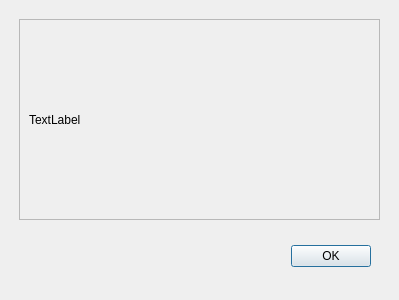
<?xml version="1.0" encoding="UTF-8"?>
<ui version="4.0">
 <class>Dialog</class>
 <widget class="QDialog" name="Dialog">
  <property name="geometry">
   <rect>
    <x>0</x>
    <y>0</y>
    <width>399</width>
    <height>300</height>
   </rect>
  </property>
  <property name="windowTitle">
   <string>Dialog</string>
  </property>
  <widget class="QDialogButtonBox" name="buttonBox">
   <property name="geometry">
    <rect>
     <x>30</x>
     <y>240</y>
     <width>341</width>
     <height>32</height>
    </rect>
   </property>
   <property name="orientation">
    <enum>Qt::Horizontal</enum>
   </property>
   <property name="standardButtons">
    <set>QDialogButtonBox::Ok</set>
   </property>
  </widget>
  <widget class="QWidget" name="verticalLayoutWidget">
   <property name="geometry">
    <rect>
     <x>-1</x>
     <y>-1</y>
     <width>401</width>
     <height>241</height>
    </rect>
   </property>
   <layout class="QVBoxLayout" name="verticalLayout">
    <property name="leftMargin">
     <number>20</number>
    </property>
    <property name="topMargin">
     <number>20</number>
    </property>
    <property name="rightMargin">
     <number>20</number>
    </property>
    <property name="bottomMargin">
     <number>20</number>
    </property>
    <item>
     <widget class="QScrollArea" name="scrollArea">
      <property name="widgetResizable">
       <bool>true</bool>
      </property>
      <widget class="QWidget" name="scrollAreaWidgetContents">
       <property name="geometry">
        <rect>
         <x>0</x>
         <y>0</y>
         <width>359</width>
         <height>199</height>
        </rect>
       </property>
       <property name="minimumSize">
        <size>
         <width>0</width>
         <height>0</height>
        </size>
       </property>
       <property name="baseSize">
        <size>
         <width>0</width>
         <height>0</height>
        </size>
       </property>
       <layout class="QVBoxLayout" name="verticalLayout_2">
        <item>
         <widget class="QLabel" name="label">
          <property name="text">
           <string>TextLabel</string>
          </property>
         </widget>
        </item>
       </layout>
      </widget>
     </widget>
    </item>
   </layout>
  </widget>
 </widget>
 <resources/>
 <connections>
  <connection>
   <sender>buttonBox</sender>
   <signal>accepted()</signal>
   <receiver>Dialog</receiver>
   <slot>accept()</slot>
   <hints>
    <hint type="sourcelabel">
     <x>248</x>
     <y>254</y>
    </hint>
    <hint type="destinationlabel">
     <x>157</x>
     <y>274</y>
    </hint>
   </hints>
  </connection>
  <connection>
   <sender>buttonBox</sender>
   <signal>rejected()</signal>
   <receiver>Dialog</receiver>
   <slot>reject()</slot>
   <hints>
    <hint type="sourcelabel">
     <x>316</x>
     <y>260</y>
    </hint>
    <hint type="destinationlabel">
     <x>286</x>
     <y>274</y>
    </hint>
   </hints>
  </connection>
 </connections>
</ui>
